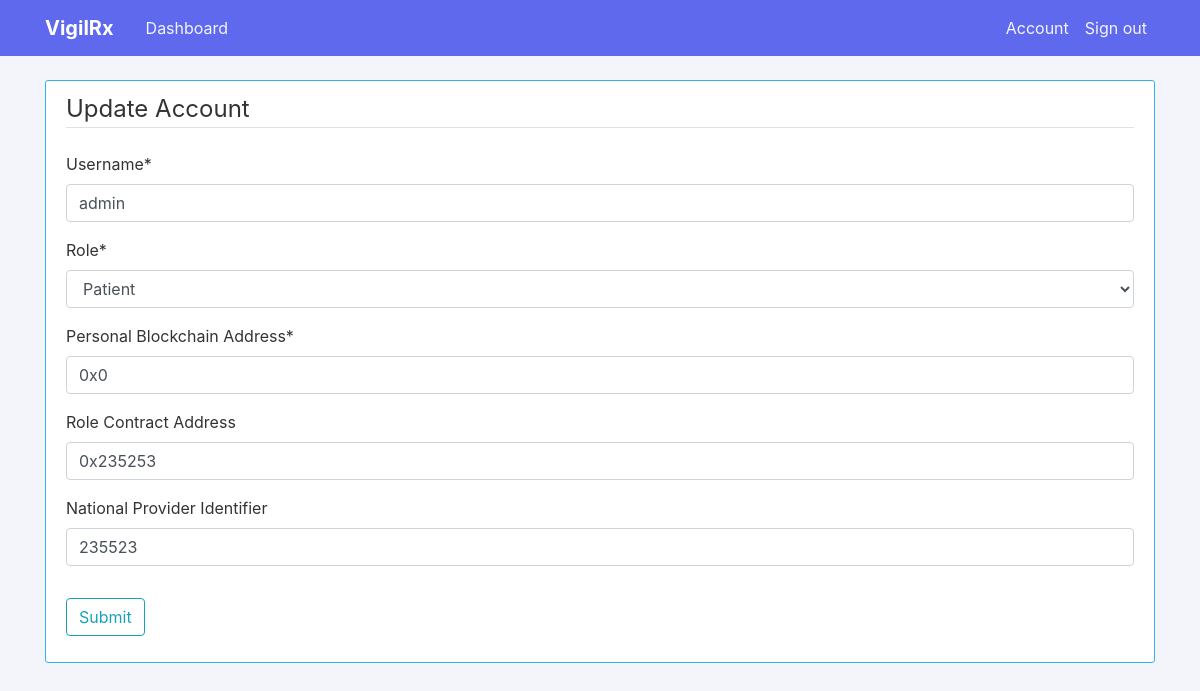
Before: /account/ (signed in) with the older database file.
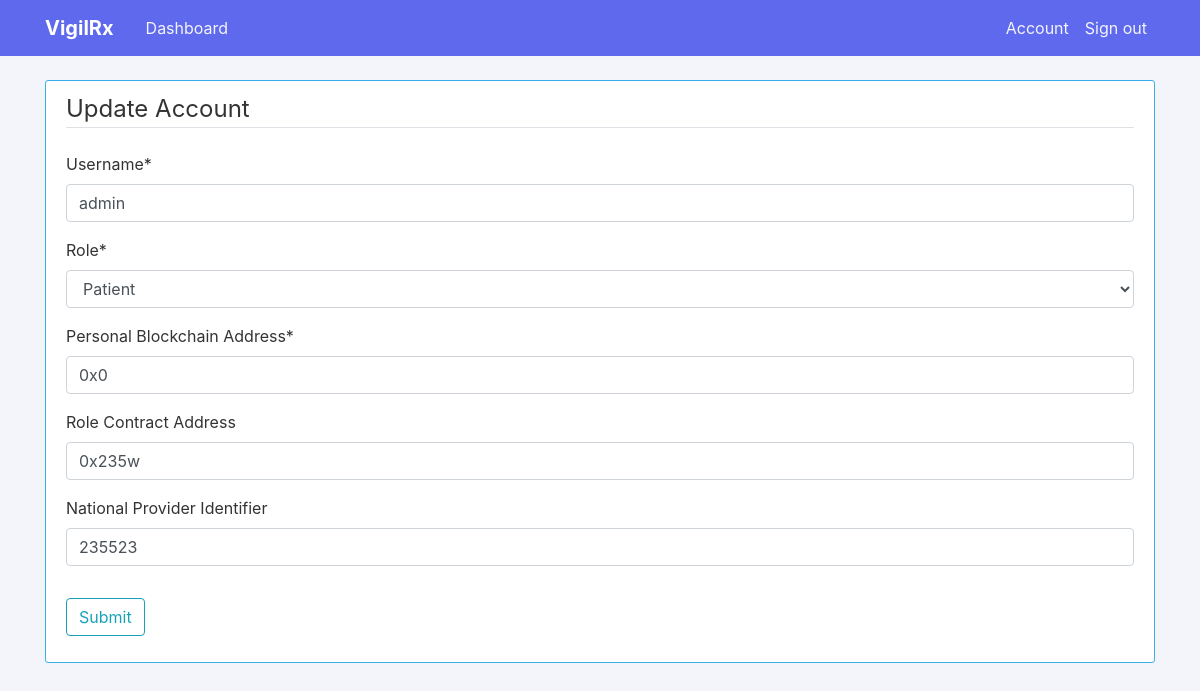
After: the same page with the newer database file.
### users/models.py (models this page shows, shortened)
class CustomUser(AbstractBaseUser, PermissionsMixin):
    ROLES = {
        (1, 'Patient'),
        (2, 'Prescriber'),
        (3, 'Pharmacy'),
    }
    username = models.CharField(max_length=150, unique=True)
    role = models.PositiveIntegerField(verbose_name=('Role'), choices=ROLES, null=True)
    address = models.CharField(verbose_name=('Personal Blockchain Address'), max_length=42, unique=True)
    email = models.EmailField(verbose_name=('Email'), unique=True, null=True, blank=True)
    contract = models.CharField(verbose_name=('Role Contract Address'), max_length=42, unique=True, null=True, blank=True)
    identifier = models.CharField(verbose_name=('National Provider Identifier'), max_length=10, unique=True, null=True, blank=True)
    start_date = models.DateTimeField(default=timezone.now)
    is_staff = models.BooleanField(default=False)
    is_active = models.BooleanField(default=True)
    objects = CustomUserManager()
    USERNAME_FIELD = 'username'
    REQUIRED_FIELDS = ['role', 'address']

### users/views.py (the view)
# urls.py: path('account/', user_views.account, name='account'),
@login_required
def account(request):
    if request.method == 'POST':
        form = CustomUserUpdateForm(request.POST, instance=request.user)
        if form.is_valid():
            form.save()
            messages.success(request, f'Your account has been updated!')
            return redirect('account')
    else:
        form = CustomUserUpdateForm(instance=request.user)
    return render(request, 'users/account.html', {'form': form})

### users/forms.py
class CustomUserUpdateForm(forms.ModelForm):
    class Meta:
        model = CustomUser
        fields = ['username', 'role', 'address', 'contract', 'identifier']

### users/templates/users/account.html (shortened to what this page needs)
{% extends "dashboard/base.html" %}
{% load crispy_forms_tags %}
{% block content %}
  <div class="content-section">
    <form method="POST">
      <fieldset class="form-group">
        <legend class="border-bottom mb-4">Update Account</legend>
          {{ form|crispy }}
      </fieldset>
      <div class="form-group">
        <button class="btn btn-outline-info" type="submit">Submit</button>
      </div>
    </form>
  </div>
{% endblock content %}

Changed rows visible on the page:
changed CustomUser "admin": contract "0x235253" → "0x235w"
